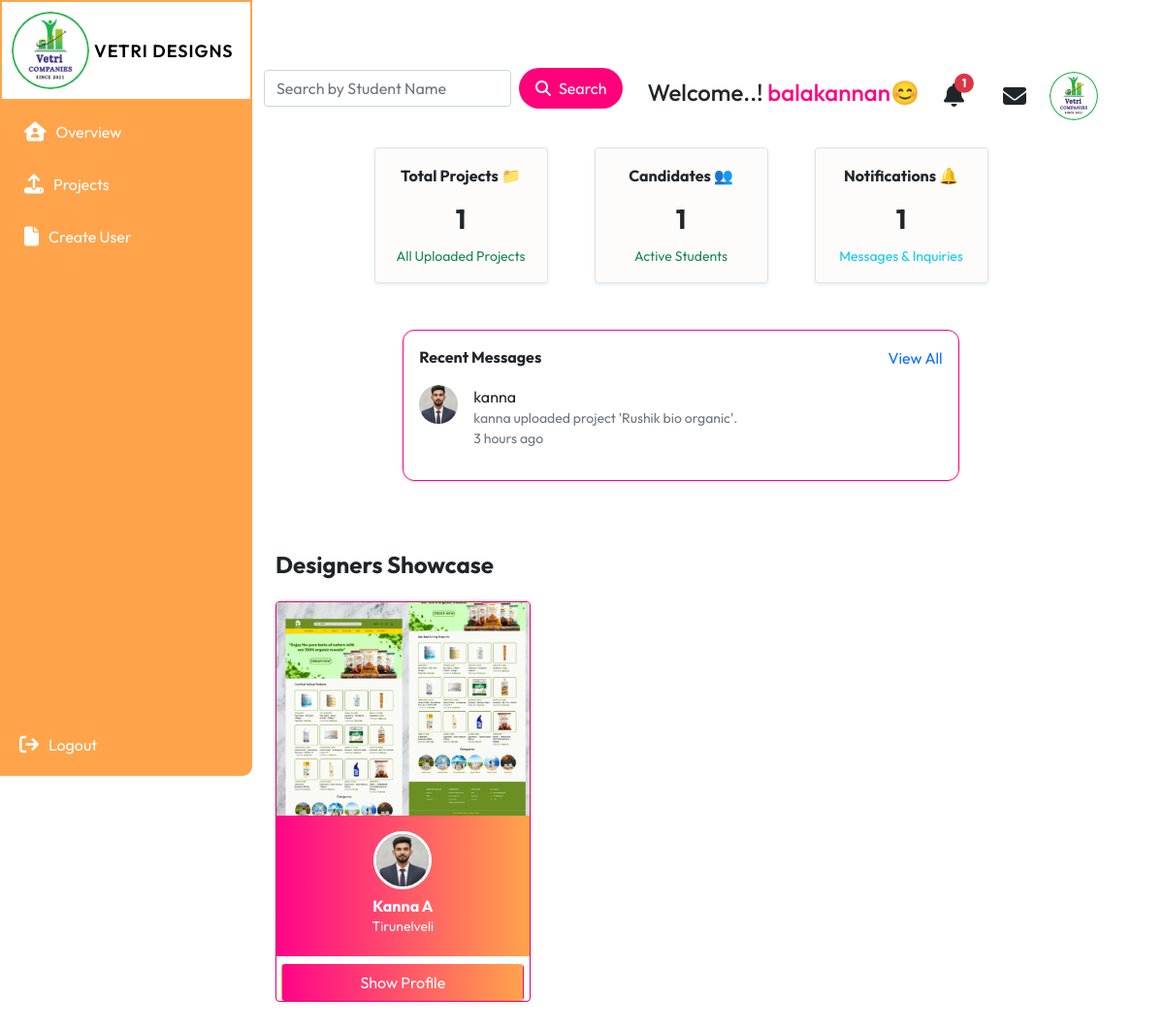
The page /dashboard (signed in) on the database its author committed.
### myapp/models.py (models this page shows, shortened)
class Message(models.Model):
    project = models.ForeignKey(Project, on_delete=models.CASCADE, related_name="messages")
    sender = models.ForeignKey(User, on_delete=models.CASCADE, related_name="sent_messages")
    recipient = models.ForeignKey(User, on_delete=models.CASCADE, related_name="received_messages")
    content = models.TextField()
    created_at = models.DateTimeField(auto_now_add=True)
    read = models.BooleanField(default=False)

class Profile(models.Model):
    user = models.OneToOneField(User, on_delete=models.CASCADE)
    first_name = models.CharField(max_length=150, blank=True)
    last_name = models.CharField(max_length=150, blank=True)
    course = models.CharField(max_length=100, blank=True)
    mobile = models.CharField(max_length=15, blank=True)
    location = models.CharField(max_length=100, blank=True)
    address = models.TextField(blank=True)
    profile_image = models.ImageField(upload_to="profiles/", default="profiles/default.jpg")
    appreciation_count = models.PositiveIntegerField(default=0)

class Project(models.Model):
    VISIBILITY_CHOICES = [
        ("Public", "Public"),
        ("Private", "Private"),
    ]
    LICENSE_CHOICES = [
        ("All Rights Reserved", "All Rights Reserved"),
        ("Creative Commons", "Creative Commons"),
        ("MIT", "MIT"),
    ]
    user = models.ForeignKey(User, on_delete=models.CASCADE)
    title = models.CharField(max_length=200)
    category = models.CharField(max_length=100)
    description = models.TextField(blank=True)
    tags = models.CharField(max_length=255, blank=True)  # comma-separated
    visibility = models.CharField(max_length=20, choices=VISIBILITY_CHOICES, default="Public")
    license = models.CharField(max_length=50, choices=LICENSE_CHOICES, default="All Rights Reserved")
    allow_downloads = models.BooleanField(default=False)
    created_at = models.DateTimeField(auto_now_add=True)
    views = models.PositiveIntegerField(default=0)

class ProjectImage(models.Model):
    project = models.ForeignKey(Project, on_delete=models.CASCADE, related_name="images")
    image = models.ImageField(upload_to="projects/")

### myapp/views.py (the view, shortened to what this page needs)
# urls.py: path("dashboard", views.Dashboard, name="dashboard"),
@login_required
def Dashboard(request):
    if request.user.is_superuser:
        search_name = request.GET.get('student_name', '').strip()
        recent_projects = (
            Project.objects
            .select_related('user')
            .filter(user__is_superuser=False)
            .order_by('-created_at')[:3]
        )
        recent_users = []
        seen_user_ids = set()
        for proj in recent_projects:
            if proj.user.id not in seen_user_ids:
                seen_user_ids.add(proj.user.id)
                recent_users.append(proj.user)
        students = Profile.objects.filter(user__in=recent_users).select_related('user')
        student_projects = {}
        for student in students:
            projects = (
                Project.objects
                .filter(user=student.user)
                .prefetch_related('images')
                .order_by('-id')[:3]
            )
            student_projects[student] = projects
        recent_messages = Message.objects.filter(recipient=request.user).order_by('-created_at')[:3]
        unread_count = Message.objects.filter(recipient=request.user, read=False).count()
        total_projects = Project.objects.count()
        total_students = User.objects.filter(is_superuser=False).count()
        total_notifications = Message.objects.filter(recipient=request.user).count()
        context = {
            "is_admin": True,
            "students": students,
            "student_projects": student_projects,
            "recent_messages": recent_messages,
            "unread_count": unread_count,
            "total_projects": total_projects,
            "total_students": total_students,
            "total_notifications": total_notifications,
            "search_name": search_name,
        }
        return render(request, "myapp/dashboard.html", context)

### myapp/templates/myapp/dashboard.html (shortened to what this page needs)
{% extends 'myapp/layouts/base.html' %}
{% load static %}
{% load humanize %}
{% block content %}
<div class="main-content" style="margin-left:21%; padding:20px;">
  {% if is_admin %}
  <div class="d-flex justify-content-between align-items-center mb-4">
<form method="get" class="d-flex align-items-center gap-2 mb-3">
  <input
    type="text"
    name="student_name"
    value="{{ search_name|default:'' }}"
    class="form-control"
    placeholder="Search by Student Name"
  >
  <button type="submit" class="btn btn-pink d-flex align-items-center">
    <i class="fa fa-search me-2"></i> Search
  </button>
</form>
     <h4> Welcome..! <span style="color: #ff0080;">{{ user }}😊</span></h4>
    <div class="d-flex align-items-center gap-4">
<div class="position-relative me-3">
  <a href="{% url 'all_messages' %}" class="text-dark text-decoration-none">
    <i class="fa fa-bell fs-4"></i>
    {% if unread_count > 0 %}
      <span class="position-absolute top-0 start-100 translate-middle badge rounded-pill bg-danger">
        {{ unread_count }}
      </span>
    {% endif %}
  </a>
</div>
      <i class="fa fa-envelope fs-4"></i>
      <img src="{% static 'images/vts_companies_logo.jpg' %}" class="rounded-circle" width="50" height="50">
    </div>
  </div>
 <div class="row g-5 justify-content-center">
  <div class="col-md-3">
    <div class="stat-card text-center p-3 border rounded shadow-sm">
      <p class="fw-bold">Total Projects 📁</p>
      <h3>{{ total_projects }}</h3>
      <small class="text-success">All Uploaded Projects</small>
    </div>
  </div>
  <div class="col-md-3">
    <div class="stat-card text-center p-3 border rounded shadow-sm">
      <p class="fw-bold">Candidates 👥</p>
      <h3>{{ total_students }}</h3>
      <small class="text-success">Active Students</small>
    </div>
  </div>
  <div class="col-md-3">
    <div class="stat-card text-center p-3 border rounded shadow-sm">
      <p class="fw-bold">Notifications 🔔</p>
      <h3>{{ total_notifications }}</h3>
      <small class="text-info">Messages & Inquiries</small>
    </div>
  </div>
</div>
<div class="col-lg-8 mx-auto my-5">
  <div class="messages-card p-3 shadow-sm rounded-4">
    <div class="d-flex justify-content-between align-items-center mb-3">
      <h6 class="fw-bold mb-0">Recent Messages</h6>
      <a href="{% url 'all_messages' %}" class="text-decoration-none text-primary fw-semibold">View All</a>
    </div>
    {% for msg in recent_messages %}
      <div class="d-flex align-items-start mb-3">
        <img src="{{ msg.sender.profile.profile_image.url }}" class="avatar me-3 rounded-circle" width="40" height="40" alt="{{ msg.sender.username }}">
        <div>
          <div class="fw-semibold">{{ msg.sender.username }}</div>
          <div class="text-muted small">{{ msg.content|truncatechars:60 }}</div>
          <div class="text-muted small">{{ msg.created_at|naturaltime }}</div>
        </div>
      </div>
    {% empty %}
      <p class="text-muted">No recent messages.</p>
    {% endfor %}
  </div>
</div>
<div class="container py-4">
  <h4 class="fw-bold mb-4">Designers Showcase</h4>
  <div class="row g-4" >
    {% for student, projects in student_projects.items %}
      {% if projects %}
        <div class="col-md-4">
          <div class="card shadow-sm rounded-4 overflow-hidden position-relative project-card"
               style="cursor:pointer;border: 1px solid #e6006e;"
               onclick="window.location.href='{% url 'view_student_projects' student.id %}'"  >
            {% if projects.0.images.first %}
              <img src="{{ projects.0.images.first.image.url }}" class="w-100" style="height:220px; object-fit:cover;">
            {% else %}
              <div style="height:220px; background:#ddd;"></div>
            {% endif %}
            <div class="p-3 text-center" style="background: linear-gradient(270deg, #FFA44B, #FF0488 );">
              <img src="{{ student.profile_image.url }}" class="rounded-circle border border-3 border-white mb-2" width="60" height="60">
              <h6 class="fw-bold mb-0 text-white">{{ student.first_name }} {{ student.last_name }}</h6>
              <p class="small text-light   mb-1">{{ student.location }}</p>
            </div>
            <div class="btn mt-2 text-white" style="background: linear-gradient(270deg, #FFA44B, #FF0488 ); width: 250px; margin: auto;"> Show Profile </div>
          </div>
        </div>
      {% endif %}
    {% empty %}
      <p class="text-center">No students found.</p>
    {% endfor %}
  </div>
</div>
  {% endif %}
</div>
{% endblock content %}

### myapp/templates/myapp/layouts/base.html (shortened to what this page needs)
{% load static %}
<!doctype html>
<html lang="en">
  <head>
    <link href="https://cdn.jsdelivr.net/npm/bootstrap@5.0.2/dist/css/bootstrap.min.css" rel="stylesheet">
     <link rel="stylesheet" href="https://cdnjs.cloudflare.com/ajax/libs/font-awesome/6.7.2/css/all.min.css" />
    <link rel="stylesheet" href="{%  static 'css/base.css' %}">
    <link href="https://unpkg.com/aos@2.3.1/dist/aos.css" rel="stylesheet">
  </head>
  <body>
    {% include 'myapp/include/sidebar.html' %}
    {% block content %}
    {% endblock content %}
  </body>
</html>

### myapp/templates/myapp/include/sidebar.html (shortened to what this page needs)
{% load static %}
{% block content %}
  <div class="sidebar" id="sidebar">
    <div class="logo d-flex">
      <a href="{% url 'dashboard' %}"><img src="{% static 'images/vts_companies_logo.jpg' %}" alt="Logo" style="border-radius: 50%;"/></a>
      <h2>VETRI DESIGNS</h2>
    </div>
      <a href="{% url 'dashboard' %}"><div class="menu-item {% if request.resolver_match.url_name == '#' %}active{% endif %}">
      <i class="fa-solid fa-house-user"></i> <span>Overview</span></div></a>
      <a href="{% url 'my_projects' %}">
        <div class="menu-item {% if request.resolver_match.url_name == 'my_projects' %}active{% endif %}">
          <i class="fa-solid fa-upload"></i> <span>Projects</span>
        </div>
      </a>
{% if user.is_superuser %}
    <a href="{% url 'create_student' %}">
      <div class="menu-item {% if request.resolver_match.url_name == 'create_student' %}active{% endif %}">
        <i class="fa-solid fa-file"></i>
        <span>Create User</span>
      </div>
    </a>
{% endif %}
  <a href="{% url 'logout' %}">
  <button type="submit" class="logout" style="border: none; background: none; cursor: pointer; color: white;">
    <i class="fa-solid fa-arrow-right-from-bracket"></i>
    <span>Logout</span>
  </button></a>
  </div>
{% endblock content %}

### myapp/static/css/base.css (style rules this page uses)
* { margin: 0; padding: 0; box-sizing: border-box; }
body { font-family: "Outfit", sans-serif; display: flex; min-height: 100vh; }
a { text-decoration: none; }
.sidebar { width: 260px; background-color: #FFA44B; height: 100vh; padding: 20px 10px; color: white; position: fixed; top: 0; left: 0; border-radius: 0 10px 10px 0; z-index: 1000; }
.sidebar i { font-size: 20px; }
.logo { text-align: center; margin-bottom: 10px; background-color: #FFFFFF; width: 260px; margin-left: -10px; margin-top: -20px; padding: 10px; border: 2px solid #FFA44B; }
.logo img { width: 80px; }
.logo h2 { font-size: 18px; color: #000000; font-weight: 600; margin-top: 30px; margin-left: 5px; margin-bottom: 0px; letter-spacing: 1px; }
.menu-item { margin: 10px 0; padding: 10px 15px; border-radius: 8px; display: flex; align-items: center; gap: 10px; cursor: pointer; color: white; }
.logout { position: absolute; bottom: 20px; left: 20px; display: flex; align-items: center; gap: 10px; cursor: pointer; }

### myapp/templates/myapp/dashboard.html (style rules this page uses)
.btn-pink { background: #ff0080; color: #fff; border-radius: 25px; padding: 8px 16px; }
.stat-card { background: #fefcfb; border-radius: 12px; padding: 20px; box-shadow: 0px 2px 6px rgba(0, 0, 0, 0.1); }
.stat-card h3 { font-weight: bold; }
.main-content { min-height: 100vh; width: 75%; margin-top: 50px; }
.btn-pink { background-color: #ff007a; color: #fff; border-radius: 50px; }
.messages-card { border: 1px solid #ff007a; border-radius: 12px; padding: 20px; }
.avatar { width: 40px; height: 40px; border-radius: 50%; object-fit: cover; }

### rows shown on the page
Message: sender.profile.profile_image (picture), sender.username "kanna", content "kanna uploaded project 'Rushik bio organic'.", created_at "3 hours ago"
Profile: image (picture), profile_image (picture), first_name "Kanna", last_name "A", location "Tirunelveli"

### other values the page prints
{{ user }} "balakannan"
{{ unread_count }} "1"
{{ total_projects }} "1"
{{ total_students }} "1"
{{ total_notifications }} "1"
